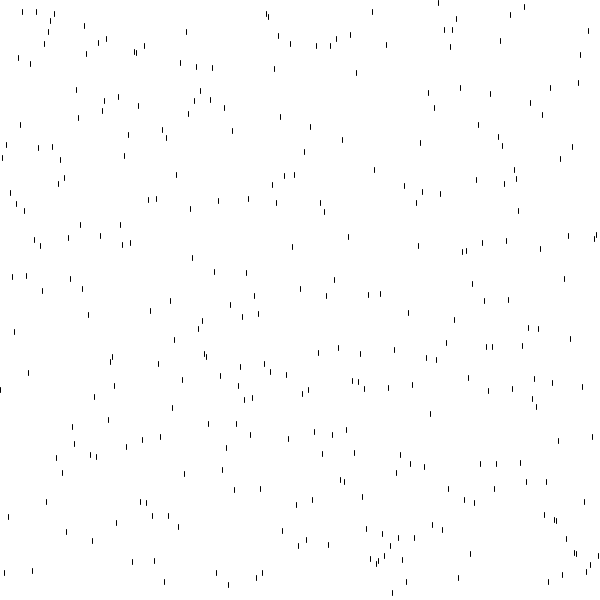
Frame 1 (no input)
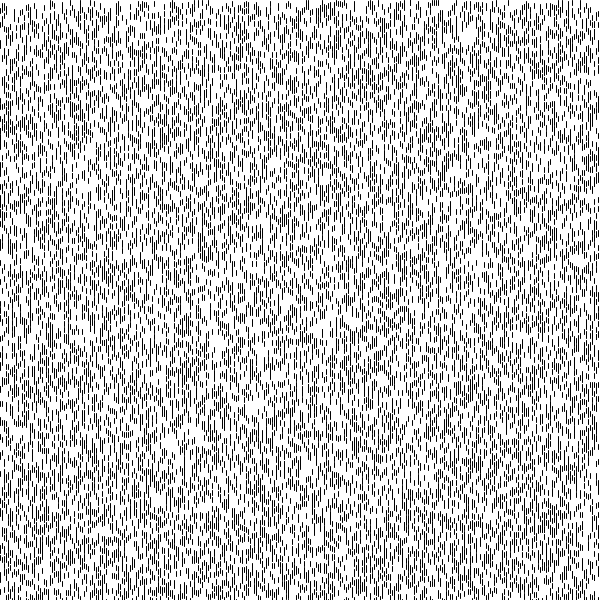
Frame 60 (the mouse pressed at the canvas centre just before this capture)
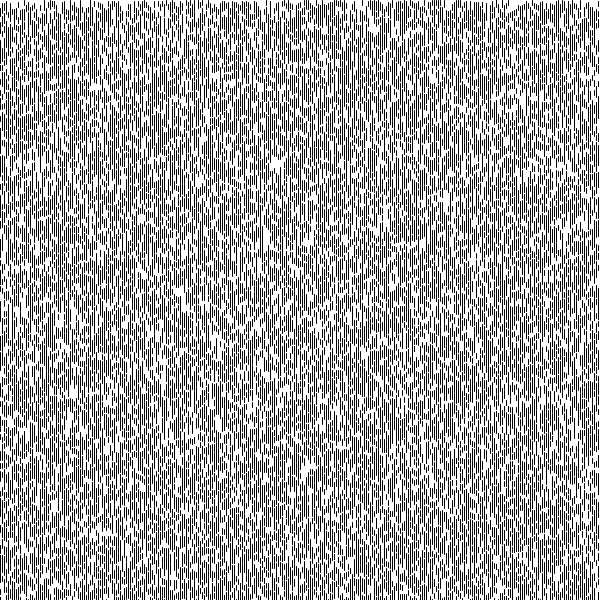
Frame 120 (the mouse held since frame 60 and released just before this capture)

The Processing sketch that drew these frames (run headless with seeded random() and noise(); from frame 60 on, the mouse is pressed at the canvas centre):

// Processing sketch: sketch_210514b
// ── sketch_210514b.pde
float xy=0;
void setup(){
  size(600,600);
  background(255);
}

 void draw(){
   stroke(0);
   for(float x=0; x<width; x+=2){
    float r = random(width);
    //fill(r+x,r,0);
    line(x, r, x, r+5);
   }
  save("0xyrxy.png");
 }
